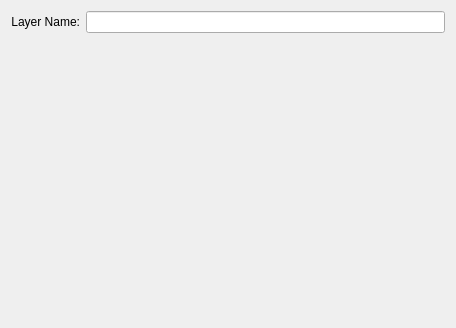
<?xml version="1.0" encoding="UTF-8"?>
<ui version="4.0">
 <class>WdgFilterNodeCreation</class>
 <widget class="QWidget" name="WdgFilterNodeCreation">
  <property name="geometry">
   <rect>
    <x>0</x>
    <y>0</y>
    <width>456</width>
    <height>328</height>
   </rect>
  </property>
  <layout class="QVBoxLayout" name="verticalLayout" stretch="0,1">
   <property name="spacing">
    <number>8</number>
   </property>
   <property name="bottomMargin">
    <number>9</number>
   </property>
   <item>
    <widget class="QWidget" name="widget" native="true">
     <layout class="QHBoxLayout" name="horizontalLayout">
      <property name="leftMargin">
       <number>0</number>
      </property>
      <property name="topMargin">
       <number>0</number>
      </property>
      <property name="rightMargin">
       <number>0</number>
      </property>
      <property name="bottomMargin">
       <number>0</number>
      </property>
      <item>
       <widget class="QLabel" name="label">
        <property name="text">
         <string>Layer Name:</string>
        </property>
        <property name="alignment">
         <set>Qt::AlignRight|Qt::AlignTrailing|Qt::AlignVCenter</set>
        </property>
        <property name="buddy">
         <cstring>layerName</cstring>
        </property>
       </widget>
      </item>
      <item>
       <widget class="QLineEdit" name="layerName"/>
      </item>
     </layout>
    </widget>
   </item>
   <item>
    <widget class="KisFilterSelectorWidget" name="filterSelector" native="true"/>
   </item>
  </layout>
 </widget>
 <customwidgets>
  <customwidget>
   <class>KisFilterSelectorWidget</class>
   <extends>QWidget</extends>
   <header>widgets/kis_filter_selector_widget.h</header>
   <container>1</container>
  </customwidget>
 </customwidgets>
 <resources/>
 <connections/>
</ui>
